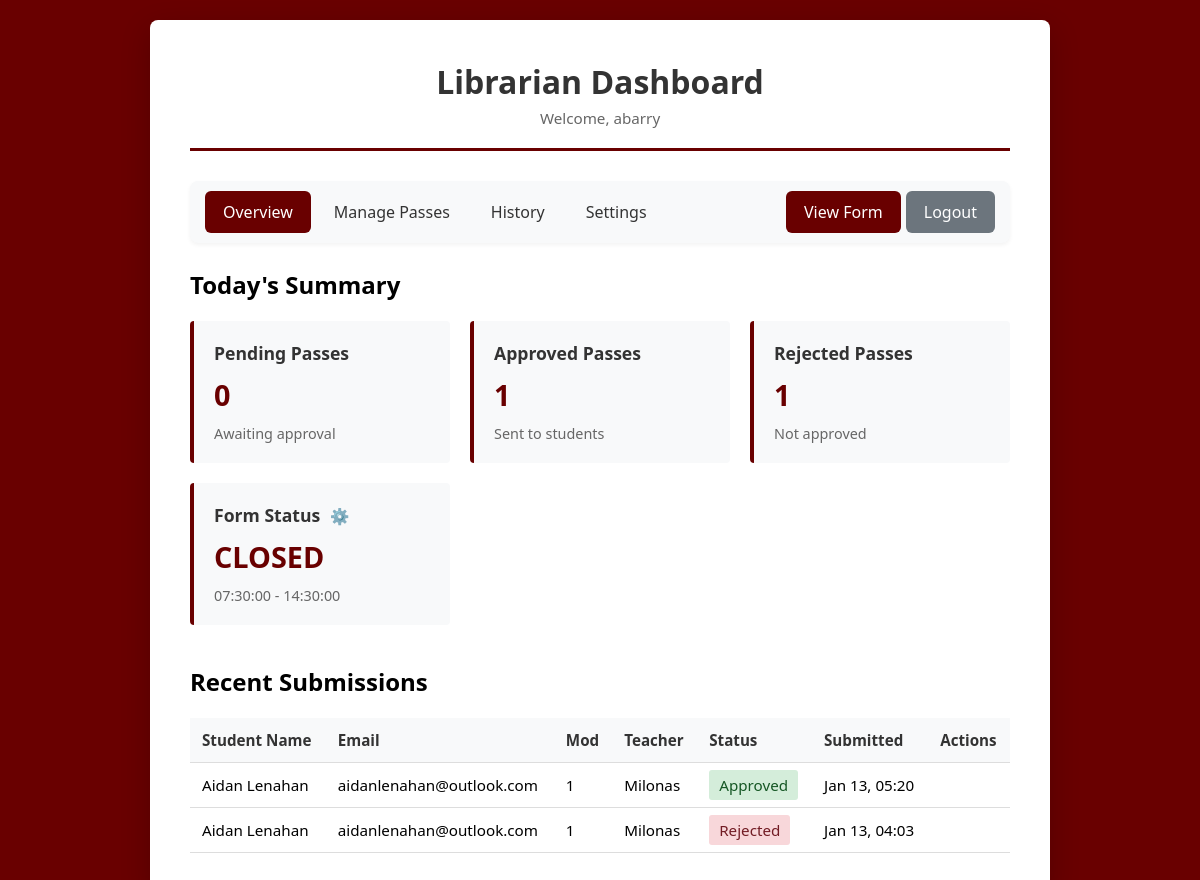
Screenshot of /dashboard.php (signed in) with the database file from the repository.
### tables this page shows
CREATE TABLE IF NOT EXISTS `settings` (
  `id` int NOT NULL AUTO_INCREMENT,
  `form_auto_open` tinyint(1) DEFAULT '0',
  `form_open_time` time DEFAULT NULL,
  `form_close_time` time DEFAULT NULL,
  `auto_approval` tinyint(1) DEFAULT '0',
  `created_at` timestamp NULL DEFAULT CURRENT_TIMESTAMP,
  `updated_at` timestamp NULL DEFAULT CURRENT_TIMESTAMP ON UPDATE CURRENT_TIMESTAMP,
  `form_status_override` tinyint(1) DEFAULT '0',
  `form_status_manual` enum('open','closed') DEFAULT 'open',
  `recent_entries_limit` int DEFAULT '10',
  `disable_weekends` tinyint(1) DEFAULT '0',
  PRIMARY KEY (`id`)
);

CREATE TABLE IF NOT EXISTS `passes_current` (
  `id` int NOT NULL AUTO_INCREMENT,
  `first_name` varchar(50) NOT NULL,
  `last_name` varchar(50) NOT NULL,
  `email` varchar(100) NOT NULL,
  `teacher_name` varchar(100) NOT NULL,
  `mod` int NOT NULL,
  `activities` text NOT NULL,
  `agreement_checked` tinyint(1) DEFAULT '0',
  `status` enum('pending','approved','rejected') DEFAULT 'pending',
  `pass_code` varchar(20) DEFAULT NULL,
  `sent_at` timestamp NULL DEFAULT NULL,
  `created_at` timestamp NULL DEFAULT CURRENT_TIMESTAMP,
  `updated_at` timestamp NULL DEFAULT CURRENT_TIMESTAMP ON UPDATE CURRENT_TIMESTAMP,
  PRIMARY KEY (`id`),
  UNIQUE KEY `pass_code` (`pass_code`)
);

### includes/functions.php (called while the page is built, shortened)
<?php
function isFormOpen($pdo) {
    $devStmt = $pdo->query("SELECT bypass_time_restrictions FROM dev_settings LIMIT 1");
    $devSettings = $devStmt->fetch();
    $stmt = $pdo->query("SELECT form_auto_open, form_open_time, form_close_time FROM settings LIMIT 1");
    $settings = $stmt->fetch();
    $currentTime = date('H:i:s');
    $openTime = $settings['form_open_time'];
    $closeTime = $settings['form_close_time'];
    return $currentTime >= $openTime && $currentTime <= $closeTime;
}
function getSettings($pdo) {
    $stmt = $pdo->query("SELECT * FROM settings LIMIT 1");
    return $stmt->fetch();
}
?>

### dashboard.php (the view, shortened to what this page needs)
<?php
require_once 'includes/config.php';
require_once 'includes/functions.php';
$librarian = $_SESSION['librarian_username'];
$action = $_GET['action'] ?? 'overview';
$settings = getSettings($pdo);
if (!$settings['auto_approval']) {
    try {
        $pdo->exec("
            UPDATE passes_current
            SET status = 'rejected'
            WHERE status = 'pending'
            AND DATE(created_at) < CURDATE()
        ");
    } catch (Exception $e) {
        error_log("Error auto-rejecting old pending passes: " . $e->getMessage());
    }
}
$currentPassesStmt = $pdo->query("
    SELECT * FROM passes_current
    ORDER BY created_at DESC
    LIMIT 100
");
$currentPasses = $currentPassesStmt->fetchAll();
$countStmt = $pdo->query("
    SELECT
        status,
        COUNT(*) as count
    FROM passes_current
    GROUP BY status
");
$statusCounts = [];
while ($row = $countStmt->fetch()) {
    $statusCounts[$row['status']] = $row['count'];
}
?>
<!DOCTYPE html>
<html lang="en">
<head>
    <link rel="stylesheet" href="css/style.css">
</head>
<body>
    <div class="container">
        <div class="header">
            <h1>Librarian Dashboard</h1>
            <p>Welcome, <?php echo htmlspecialchars($librarian); ?></p>
        </div>
        <nav style="background: #f8f9fa; border-radius: 8px; padding: 10px 15px; margin-bottom: 25px; display: flex; align-items: center; gap: 5px; box-shadow: 0 2px 4px rgba(0,0,0,0.05);">
            <a href="?action=overview" style="padding: 10px 18px; text-decoration: none; color: #333; border-radius: 6px; transition: all 0.2s; <?php echo ($action === 'overview' || empty($action)) ? 'background: #690000; color: white; font-weight: 500;' : 'background: transparent;'; ?>" onmouseover="if(this.style.background !== 'rgb(105, 0, 0)') this.style.background='#e9ecef'" onmouseout="if(this.style.background !== 'rgb(105, 0, 0)') this.style.background='transparent'">Overview</a>
            <a href="?action=passes" style="padding: 10px 18px; text-decoration: none; color: #333; border-radius: 6px; transition: all 0.2s; <?php echo $action === 'passes' ? 'background: #690000; color: white; font-weight: 500;' : 'background: transparent;'; ?>" onmouseover="if(this.style.background !== 'rgb(105, 0, 0)') this.style.background='#e9ecef'" onmouseout="if(this.style.background !== 'rgb(105, 0, 0)') this.style.background='transparent'">Manage Passes</a>
            <a href="?action=history" style="padding: 10px 18px; text-decoration: none; color: #333; border-radius: 6px; transition: all 0.2s; <?php echo $action === 'history' ? 'background: #690000; color: white; font-weight: 500;' : 'background: transparent;'; ?>" onmouseover="if(this.style.background !== 'rgb(105, 0, 0)') this.style.background='#e9ecef'" onmouseout="if(this.style.background !== 'rgb(105, 0, 0)') this.style.background='transparent'">History</a>
            <a href="?action=settings" style="padding: 10px 18px; text-decoration: none; color: #333; border-radius: 6px; transition: all 0.2s; <?php echo $action === 'settings' ? 'background: #690000; color: white; font-weight: 500;' : 'background: transparent;'; ?>" onmouseover="if(this.style.background !== 'rgb(105, 0, 0)') this.style.background='#e9ecef'" onmouseout="if(this.style.background !== 'rgb(105, 0, 0)') this.style.background='transparent'">Settings</a>
            <a href="form.php" style="padding: 10px 18px; text-decoration: none; background: #690000; color: white; border-radius: 6px; transition: all 0.2s;" target="_blank" onmouseover="this.style.background='#5e0000ff'" onmouseout="this.style.background='#690000'">View Form</a>
            <a href="logout.php" style="padding: 10px 18px; text-decoration: none; background: #6c757d; color: white; border-radius: 6px; transition: all 0.2s;" onmouseover="this.style.background='#5a6268'" onmouseout="this.style.background='#6c757d'">Logout</a>
        </nav>
        <?php if ($action === 'overview' || empty($action)): ?>
            <h2 style="margin-bottom: 20px;">Today's Summary</h2>
            <div class="dashboard-grid">
                <div class="card">
                    <h3>Pending Passes</h3>
                    <div class="card-value"><?php echo $statusCounts['pending'] ?? 0; ?></div>
                    <p>Awaiting approval</p>
                </div>
                <div class="card">
                    <h3>Approved Passes</h3>
                    <div class="card-value"><?php echo $statusCounts['approved'] ?? 0; ?></div>
                    <p>Sent to students</p>
                </div>
                <div class="card">
                    <h3>Rejected Passes</h3>
                    <div class="card-value"><?php echo $statusCounts['rejected'] ?? 0; ?></div>
                    <p>Not approved</p>
                </div>
                <div class="card" style="position: relative;">
                    <h3>Form Status
                        <button onclick="document.getElementById('statusOverrideModal').style.display='block'"
                                style="border: none; background: none; cursor: pointer; font-size: 0.9em; color: #666; padding: 0 5px;"
                                title="Override Settings">⚙️</button>
                    </h3>
                    <div class="card-value"><?php echo isFormOpen($pdo) ? 'OPEN' : 'CLOSED'; ?></div>
                    <p>
                        <?php if ($settings['form_status_override']): ?>
                            <span style="color: #856404; font-weight: bold;">⚠️ Manual Override</span>
                        <?php else: ?>
                            <?php echo $settings['form_open_time'] . ' - ' . $settings['form_close_time']; ?>
                        <?php endif; ?>
                    </p>
                </div>
            </div>
            <h2 style="margin-top: 40px; margin-bottom: 20px;">Recent Submissions</h2>
            <table>
                <thead>
                    <tr>
                        <th>Student Name</th>
                        <th>Email</th>
                        <th>Mod</th>
                        <th>Teacher</th>
                        <th>Status</th>
                        <th>Submitted</th>
                        <th>Actions</th>
                    </tr>
                </thead>
                <tbody>
                    <?php
                    $recentLimit = $settings['recent_entries_limit'] ?? 10;
                    foreach (array_slice($currentPasses, 0, $recentLimit) as $pass):
                    ?>
                        <tr>
                            <td><?php echo htmlspecialchars($pass['first_name'] . ' ' . $pass['last_name']); ?></td>
                            <td><?php echo htmlspecialchars($pass['email']); ?></td>
                            <td><?php echo $pass['mod']; ?></td>
                            <td><?php echo htmlspecialchars($pass['teacher_name']); ?></td>
                            <td>
                                <span style="padding: 5px 10px; border-radius: 3px;
                                    <?php
                                    if ($pass['status'] === 'approved') echo 'background: #d4edda; color: #155724;';
                                    elseif ($pass['status'] === 'pending') echo 'background: #fff3cd; color: #856404;';
                                    else echo 'background: #f8d7da; color: #721c24;';
                                    ?>
                                ">
                                    <?php echo ucfirst($pass['status']); ?>
                                </span>
                            </td>
                            <td><?php echo date('M d, H:i', strtotime($pass['created_at'])); ?></td>
                            <td>
                            </td>
                        </tr>
                    <?php endforeach; ?>
                </tbody>
            </table>
        <?php endif; ?>
    </div>
</body>
</html>

### css/style.css (style rules this page uses)
* { margin: 0; padding: 0; box-sizing: border-box; }
body { font-family: 'Segoe UI', Tahoma, Geneva, Verdana, sans-serif; background: #690000; min-height: 100vh; padding: 20px; }
.container { max-width: 900px; margin: 0 auto; background: white; border-radius: 8px; box-shadow: 0 10px 30px rgba(0, 0, 0, 0.2); padding: 40px; }
.header { text-align: center; margin-bottom: 30px; border-bottom: 3px solid #690000; padding-bottom: 20px; }
.header h1 { color: #333; font-size: 2em; margin-bottom: 5px; }
.header p { color: #666; font-size: 0.95em; }
table { width: 100%; border-collapse: collapse; margin-top: 20px; font-size: 0.95em; }
th, td { padding: 12px; text-align: left; border-bottom: 1px solid #ddd; }
th { background: #f8f9fa; font-weight: 600; color: #333; }
.dashboard-grid { display: grid; grid-template-columns: repeat(auto-fit, minmax(250px, 1fr)); gap: 20px; margin-bottom: 40px; }
.card { background: #f8f9fa; border-left: 4px solid #690000; padding: 20px; border-radius: 4px; }
.card h3 { color: #333; margin-bottom: 10px; font-size: 1.1em; }
.card p { color: #666; font-size: 0.9em; }
.card-value { font-size: 1.8em; font-weight: bold; color: #690000; margin: 10px 0; }

### rows the page displays
settings: form_open_time "07:30:00", form_close_time "14:30:00"
passes_current: first_name+last_name "Aidan Lenahan", email "aidanlenahan@outlook.com", mod "1", teacher_name "Milonas", status "Approved", created_at "Jan 13, 05:20"
passes_current: first_name+last_name "Aidan Lenahan", email "aidanlenahan@outlook.com", mod "1", teacher_name "Milonas", status "Rejected", created_at "Jan 13, 04:03"

### other values shown
$librarian "abarry"
$statusCounts['pending'] "0"
$statusCounts['approved'] "1"
$statusCounts['rejected'] "1"
